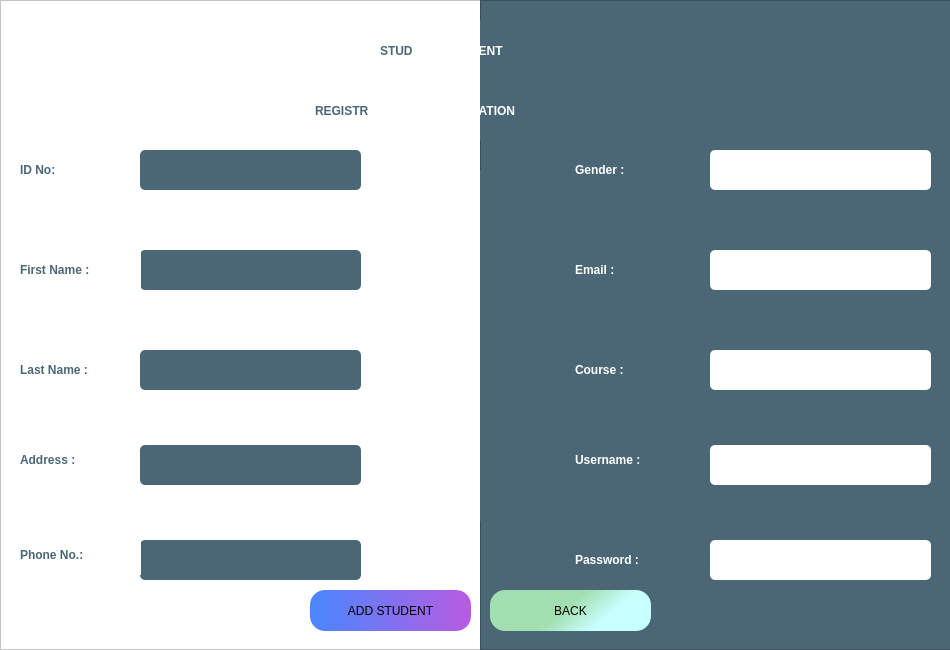
<?xml version="1.0" encoding="UTF-8"?>
<ui version="4.0">
 <class>studentRegistration</class>
 <widget class="QMainWindow" name="studentRegistration">
  <property name="geometry">
   <rect>
    <x>0</x>
    <y>0</y>
    <width>950</width>
    <height>650</height>
   </rect>
  </property>
  <property name="windowTitle">
   <string>Student Registration</string>
  </property>
  <property name="styleSheet">
   <string notr="true">background-color:rgb(255, 255, 255);</string>
  </property>
  <widget class="QWidget" name="centralwidget">
   <widget class="QFrame" name="frame">
    <property name="geometry">
     <rect>
      <x>0</x>
      <y>0</y>
      <width>481</width>
      <height>650</height>
     </rect>
    </property>
    <property name="frameShape">
     <enum>QFrame::StyledPanel</enum>
    </property>
    <property name="frameShadow">
     <enum>QFrame::Raised</enum>
    </property>
    <widget class="QLabel" name="label_2">
     <property name="geometry">
      <rect>
       <x>250</x>
       <y>170</y>
       <width>431</width>
       <height>351</height>
      </rect>
     </property>
     <property name="styleSheet">
      <string notr="true">background-color:none;</string>
     </property>
     <property name="text">
      <string/>
     </property>
     <property name="pixmap">
      <pixmap>welcome_screen logo.png</pixmap>
     </property>
     <property name="scaledContents">
      <bool>true</bool>
     </property>
    </widget>
    <widget class="QLabel" name="label_3">
     <property name="geometry">
      <rect>
       <x>315</x>
       <y>80</y>
       <width>161</width>
       <height>61</height>
      </rect>
     </property>
     <property name="styleSheet">
      <string notr="true">font: 48pt &quot;Agency FB&quot;;
font-weight: 900;
color: rgb(75, 103, 118);
background-color: none;</string>
     </property>
     <property name="text">
      <string>REGISTR</string>
     </property>
    </widget>
    <widget class="QLineEdit" name="Idno_lineEdit">
     <property name="geometry">
      <rect>
       <x>140</x>
       <y>150</y>
       <width>221</width>
       <height>40</height>
      </rect>
     </property>
     <property name="styleSheet">
      <string notr="true">background-color: rgb(75, 103, 118);
font: 12pt &quot;Verdana&quot;;
color: rgb(255, 255, 255);
border: none;
border-radius: 5px;</string>
     </property>
    </widget>
    <widget class="QLineEdit" name="fname_lineEdit_2">
     <property name="geometry">
      <rect>
       <x>140</x>
       <y>250</y>
       <width>221</width>
       <height>40</height>
      </rect>
     </property>
     <property name="styleSheet">
      <string notr="true">background-color: rgb(75, 103, 118);
font: 12pt &quot;Verdana&quot;;
color: rgb(255, 255, 255);
border: none;
border-radius: 5px;</string>
     </property>
    </widget>
    <widget class="QLineEdit" name="lname_lineEdit_3">
     <property name="geometry">
      <rect>
       <x>140</x>
       <y>350</y>
       <width>221</width>
       <height>40</height>
      </rect>
     </property>
     <property name="styleSheet">
      <string notr="true">background-color: rgb(75, 103, 118);
font: 12pt &quot;Verdana&quot;;
color: rgb(255, 255, 255);
border: none;
border-radius: 5px;</string>
     </property>
    </widget>
    <widget class="QLineEdit" name="address_lineEdit_5">
     <property name="geometry">
      <rect>
       <x>140</x>
       <y>445</y>
       <width>221</width>
       <height>40</height>
      </rect>
     </property>
     <property name="styleSheet">
      <string notr="true">background-color: rgb(75, 103, 118);
font: 12pt &quot;Verdana&quot;;
color: rgb(255, 255, 255);
border: none;
border-radius: 5px;</string>
     </property>
    </widget>
    <widget class="QLineEdit" name="phone_lineEdit_6">
     <property name="geometry">
      <rect>
       <x>140</x>
       <y>540</y>
       <width>221</width>
       <height>40</height>
      </rect>
     </property>
     <property name="styleSheet">
      <string notr="true">background-color: rgb(75, 103, 118);
font: 12pt &quot;Verdana&quot;;
color: rgb(255, 255, 255);
border: none;
border-radius: 5px;</string>
     </property>
    </widget>
    <widget class="QLabel" name="Idno">
     <property name="geometry">
      <rect>
       <x>20</x>
       <y>150</y>
       <width>65</width>
       <height>40</height>
      </rect>
     </property>
     <property name="styleSheet">
      <string notr="true">font: 75 14pt &quot;Georgia&quot;;
color: rgb(75, 103, 118);
font-weight: 500;</string>
     </property>
     <property name="text">
      <string>ID No:</string>
     </property>
    </widget>
    <widget class="QLabel" name="fname">
     <property name="geometry">
      <rect>
       <x>20</x>
       <y>250</y>
       <width>121</width>
       <height>40</height>
      </rect>
     </property>
     <property name="styleSheet">
      <string notr="true">font: 75 13.5pt &quot;Georgia&quot;;
color: rgb(75, 103, 118);
font-weight: 500;</string>
     </property>
     <property name="text">
      <string>First Name :</string>
     </property>
    </widget>
    <widget class="QLabel" name="lname">
     <property name="geometry">
      <rect>
       <x>20</x>
       <y>350</y>
       <width>111</width>
       <height>40</height>
      </rect>
     </property>
     <property name="styleSheet">
      <string notr="true">font: 75 14pt &quot;Georgia&quot;;
color: rgb(75, 103, 118);
font-weight: 500;</string>
     </property>
     <property name="text">
      <string>Last Name :</string>
     </property>
    </widget>
    <widget class="QLabel" name="address">
     <property name="geometry">
      <rect>
       <x>20</x>
       <y>440</y>
       <width>91</width>
       <height>40</height>
      </rect>
     </property>
     <property name="styleSheet">
      <string notr="true">font: 75 14pt &quot;Georgia&quot;;
color: rgb(75, 103, 118);
font-weight: 500;</string>
     </property>
     <property name="text">
      <string>Address :</string>
     </property>
    </widget>
    <widget class="QLabel" name="phone">
     <property name="geometry">
      <rect>
       <x>20</x>
       <y>535</y>
       <width>121</width>
       <height>40</height>
      </rect>
     </property>
     <property name="styleSheet">
      <string notr="true">font: 75 14pt &quot;Georgia&quot;;
color: rgb(75, 103, 118);
font-weight: 500;</string>
     </property>
     <property name="text">
      <string>Phone No.:</string>
     </property>
    </widget>
    <widget class="QLabel" name="label_9">
     <property name="geometry">
      <rect>
       <x>380</x>
       <y>20</y>
       <width>161</width>
       <height>61</height>
      </rect>
     </property>
     <property name="styleSheet">
      <string notr="true">font: 48pt &quot;Agency FB&quot;;
font-weight: 900;
color: rgb(75, 103, 118);
background-color: none;</string>
     </property>
     <property name="text">
      <string>STUD</string>
     </property>
    </widget>
    <widget class="QPushButton" name="pushButton">
     <property name="geometry">
      <rect>
       <x>310</x>
       <y>590</y>
       <width>161</width>
       <height>41</height>
      </rect>
     </property>
     <property name="styleSheet">
      <string notr="true">font: 12pt &quot;Rockwell&quot;;
color:rgb(0,0,0);
border-radius: 15px;
background-color: qlineargradient(spread:repeat, x1:0, y1:0, x2:1, y2:0, stop:0 rgba(73, 135, 255, 255), stop:1 rgba(185, 91, 225, 255));</string>
     </property>
     <property name="text">
      <string>ADD STUDENT</string>
     </property>
    </widget>
   </widget>
   <widget class="QFrame" name="frame_2">
    <property name="geometry">
     <rect>
      <x>480</x>
      <y>0</y>
      <width>475</width>
      <height>650</height>
     </rect>
    </property>
    <property name="styleSheet">
     <string notr="true">background-color: rgb(75, 103, 118);</string>
    </property>
    <property name="frameShape">
     <enum>QFrame::StyledPanel</enum>
    </property>
    <property name="frameShadow">
     <enum>QFrame::Raised</enum>
    </property>
    <widget class="QLabel" name="label">
     <property name="geometry">
      <rect>
       <x>-240</x>
       <y>170</y>
       <width>451</width>
       <height>351</height>
      </rect>
     </property>
     <property name="text">
      <string/>
     </property>
     <property name="pixmap">
      <pixmap>welcome_screen logo.png</pixmap>
     </property>
     <property name="scaledContents">
      <bool>true</bool>
     </property>
    </widget>
    <widget class="QLabel" name="label_4">
     <property name="geometry">
      <rect>
       <x>-10</x>
       <y>80</y>
       <width>161</width>
       <height>61</height>
      </rect>
     </property>
     <property name="styleSheet">
      <string notr="true">font: 48pt &quot;Agency FB&quot;;
font-weight: 900;
color: rgb(255,255,255);</string>
     </property>
     <property name="text">
      <string>RATION</string>
     </property>
    </widget>
    <widget class="QLineEdit" name="password_lineEdit_11">
     <property name="geometry">
      <rect>
       <x>230</x>
       <y>540</y>
       <width>221</width>
       <height>40</height>
      </rect>
     </property>
     <property name="styleSheet">
      <string notr="true">background-color: rgb(255,255,255);
border: none;
border-radius: 5px;
font: 12pt &quot;Verdana&quot;;</string>
     </property>
    </widget>
    <widget class="QLineEdit" name="username_lineEdit_10">
     <property name="geometry">
      <rect>
       <x>230</x>
       <y>445</y>
       <width>221</width>
       <height>40</height>
      </rect>
     </property>
     <property name="styleSheet">
      <string notr="true">background-color: rgb(255,255,255);
border: none;
border-radius: 5px;
font: 12pt &quot;Verdana&quot;;</string>
     </property>
    </widget>
    <widget class="QLineEdit" name="Gender_lineEdit_7">
     <property name="geometry">
      <rect>
       <x>230</x>
       <y>150</y>
       <width>221</width>
       <height>40</height>
      </rect>
     </property>
     <property name="styleSheet">
      <string notr="true">background-color: rgb(255,255,255);
border: none;
border-radius: 5px;
font: 12pt &quot;Verdana&quot;;</string>
     </property>
    </widget>
    <widget class="QLineEdit" name="Email_lineEdit_8">
     <property name="geometry">
      <rect>
       <x>230</x>
       <y>250</y>
       <width>221</width>
       <height>40</height>
      </rect>
     </property>
     <property name="styleSheet">
      <string notr="true">background-color: rgb(255,255,255);
border: none;
border-radius: 5px;
font: 12pt &quot;Verdana&quot;;</string>
     </property>
    </widget>
    <widget class="QLineEdit" name="course_lineEdit_9">
     <property name="geometry">
      <rect>
       <x>230</x>
       <y>350</y>
       <width>221</width>
       <height>40</height>
      </rect>
     </property>
     <property name="styleSheet">
      <string notr="true">background-color: rgb(255,255,255);
border: none;
border-radius: 5px;
font: 12pt &quot;Verdana&quot;;</string>
     </property>
    </widget>
    <widget class="QLabel" name="Gender">
     <property name="geometry">
      <rect>
       <x>95</x>
       <y>150</y>
       <width>91</width>
       <height>40</height>
      </rect>
     </property>
     <property name="styleSheet">
      <string notr="true">font: 75 14pt &quot;Georgia&quot;;
color: rgb(255,255,255);
font-weight: 500;</string>
     </property>
     <property name="text">
      <string>Gender :</string>
     </property>
    </widget>
    <widget class="QLabel" name="Email">
     <property name="geometry">
      <rect>
       <x>95</x>
       <y>250</y>
       <width>91</width>
       <height>40</height>
      </rect>
     </property>
     <property name="styleSheet">
      <string notr="true">font: 75 14pt &quot;Georgia&quot;;
color: rgb(255,255,255);
font-weight: 500;
background-color: none;</string>
     </property>
     <property name="text">
      <string>Email :</string>
     </property>
    </widget>
    <widget class="QLabel" name="course">
     <property name="geometry">
      <rect>
       <x>95</x>
       <y>350</y>
       <width>131</width>
       <height>40</height>
      </rect>
     </property>
     <property name="styleSheet">
      <string notr="true">font: 75 14pt &quot;Georgia&quot;;
color: rgb(255,255,255);
font-weight: 500;
background-color: none;
</string>
     </property>
     <property name="text">
      <string>Course :</string>
     </property>
    </widget>
    <widget class="QLabel" name="Username">
     <property name="geometry">
      <rect>
       <x>95</x>
       <y>440</y>
       <width>131</width>
       <height>40</height>
      </rect>
     </property>
     <property name="styleSheet">
      <string notr="true">font: 75 14pt &quot;Georgia&quot;;
color: rgb(255,255,255);
font-weight: 500;</string>
     </property>
     <property name="text">
      <string>Username :</string>
     </property>
    </widget>
    <widget class="QLabel" name="password">
     <property name="geometry">
      <rect>
       <x>95</x>
       <y>540</y>
       <width>131</width>
       <height>40</height>
      </rect>
     </property>
     <property name="styleSheet">
      <string notr="true">font: 75 14pt &quot;Georgia&quot;;
color: rgb(255,255,255);
font-weight: 500;</string>
     </property>
     <property name="text">
      <string>Password :</string>
     </property>
    </widget>
    <widget class="QLabel" name="label_10">
     <property name="geometry">
      <rect>
       <x>-10</x>
       <y>20</y>
       <width>111</width>
       <height>61</height>
      </rect>
     </property>
     <property name="styleSheet">
      <string notr="true">font: 48pt &quot;Agency FB&quot;;
font-weight: 900;
color: rgb(255,255,255);</string>
     </property>
     <property name="text">
      <string>DENT</string>
     </property>
    </widget>
    <widget class="QPushButton" name="pushButton_2">
     <property name="geometry">
      <rect>
       <x>10</x>
       <y>590</y>
       <width>161</width>
       <height>41</height>
      </rect>
     </property>
     <property name="styleSheet">
      <string notr="true">font: 12pt &quot;Rockwell&quot;;
color:rgb(0,0,0);
border-radius: 15px;
background-color: qlineargradient(spread:pad, x1:0.329727, y1:0.432, x2:0.938, y2:0.619318, stop:0.215909 rgba(162, 223, 176, 255), stop:0.698864 rgba(200, 255, 255, 255));</string>
     </property>
     <property name="text">
      <string>BACK</string>
     </property>
    </widget>
   </widget>
  </widget>
 </widget>
 <resources/>
 <connections/>
</ui>
